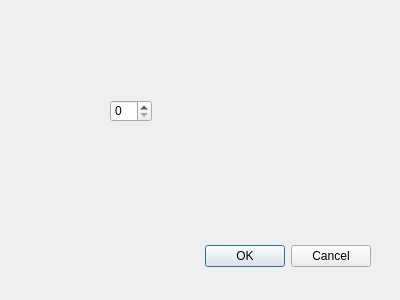
<?xml version="1.0" encoding="UTF-8"?>
<ui version="4.0">
 <class>Dialog1</class>
 <widget class="QDialog" name="Dialog1">
  <property name="geometry">
   <rect>
    <x>0</x>
    <y>0</y>
    <width>400</width>
    <height>300</height>
   </rect>
  </property>
  <property name="windowTitle">
   <string>Dialog</string>
  </property>
  <widget class="QDialogButtonBox" name="buttonBox">
   <property name="geometry">
    <rect>
     <x>30</x>
     <y>240</y>
     <width>341</width>
     <height>32</height>
    </rect>
   </property>
   <property name="orientation">
    <enum>Qt::Horizontal</enum>
   </property>
   <property name="standardButtons">
    <set>QDialogButtonBox::Cancel|QDialogButtonBox::Ok</set>
   </property>
  </widget>
  <widget class="QSpinBox" name="spinBox">
   <property name="geometry">
    <rect>
     <x>110</x>
     <y>100</y>
     <width>42</width>
     <height>22</height>
    </rect>
   </property>
  </widget>
 </widget>
 <resources/>
 <connections>
  <connection>
   <sender>buttonBox</sender>
   <signal>accepted()</signal>
   <receiver>Dialog1</receiver>
   <slot>accept()</slot>
   <hints>
    <hint type="sourcelabel">
     <x>248</x>
     <y>254</y>
    </hint>
    <hint type="destinationlabel">
     <x>157</x>
     <y>274</y>
    </hint>
   </hints>
  </connection>
  <connection>
   <sender>buttonBox</sender>
   <signal>rejected()</signal>
   <receiver>Dialog1</receiver>
   <slot>reject()</slot>
   <hints>
    <hint type="sourcelabel">
     <x>316</x>
     <y>260</y>
    </hint>
    <hint type="destinationlabel">
     <x>286</x>
     <y>274</y>
    </hint>
   </hints>
  </connection>
 </connections>
</ui>
